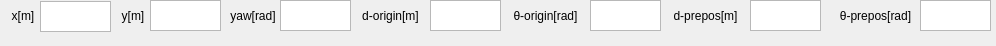
<?xml version="1.0" encoding="UTF-8"?>
<ui version="4.0">
 <class>RvizRuler</class>
 <widget class="QWidget" name="RvizRuler">
  <property name="geometry">
   <rect>
    <x>0</x>
    <y>0</y>
    <width>996</width>
    <height>46</height>
   </rect>
  </property>
  <property name="windowTitle">
   <string>RvizRuler</string>
  </property>
  <widget class="QTextBrowser" name="x">
   <property name="geometry">
    <rect>
     <x>40</x>
     <y>1</y>
     <width>71</width>
     <height>31</height>
    </rect>
   </property>
  </widget>
  <widget class="QLabel" name="label">
   <property name="geometry">
    <rect>
     <x>-10</x>
     <y>0</y>
     <width>66</width>
     <height>31</height>
    </rect>
   </property>
   <property name="text">
    <string>x[m]</string>
   </property>
   <property name="alignment">
    <set>Qt::AlignCenter</set>
   </property>
  </widget>
  <widget class="QLabel" name="label_2">
   <property name="geometry">
    <rect>
     <x>100</x>
     <y>0</y>
     <width>66</width>
     <height>31</height>
    </rect>
   </property>
   <property name="text">
    <string>y[m]</string>
   </property>
   <property name="alignment">
    <set>Qt::AlignCenter</set>
   </property>
  </widget>
  <widget class="QTextBrowser" name="y">
   <property name="geometry">
    <rect>
     <x>150</x>
     <y>0</y>
     <width>71</width>
     <height>31</height>
    </rect>
   </property>
  </widget>
  <widget class="QLabel" name="label_3">
   <property name="geometry">
    <rect>
     <x>220</x>
     <y>0</y>
     <width>66</width>
     <height>31</height>
    </rect>
   </property>
   <property name="text">
    <string>yaw[rad]</string>
   </property>
   <property name="alignment">
    <set>Qt::AlignCenter</set>
   </property>
  </widget>
  <widget class="QTextBrowser" name="yaw">
   <property name="geometry">
    <rect>
     <x>280</x>
     <y>0</y>
     <width>71</width>
     <height>31</height>
    </rect>
   </property>
  </widget>
  <widget class="QTextBrowser" name="dorigin">
   <property name="geometry">
    <rect>
     <x>430</x>
     <y>0</y>
     <width>71</width>
     <height>31</height>
    </rect>
   </property>
  </widget>
  <widget class="QLabel" name="label_4">
   <property name="geometry">
    <rect>
     <x>355</x>
     <y>0</y>
     <width>71</width>
     <height>31</height>
    </rect>
   </property>
   <property name="text">
    <string>d-origin[m]</string>
   </property>
   <property name="alignment">
    <set>Qt::AlignCenter</set>
   </property>
  </widget>
  <widget class="QLabel" name="label_5">
   <property name="geometry">
    <rect>
     <x>665</x>
     <y>0</y>
     <width>81</width>
     <height>31</height>
    </rect>
   </property>
   <property name="text">
    <string>d-prepos[m]</string>
   </property>
   <property name="alignment">
    <set>Qt::AlignCenter</set>
   </property>
  </widget>
  <widget class="QTextBrowser" name="dprepos">
   <property name="geometry">
    <rect>
     <x>750</x>
     <y>0</y>
     <width>71</width>
     <height>31</height>
    </rect>
   </property>
  </widget>
  <widget class="QLabel" name="label_6">
   <property name="geometry">
    <rect>
     <x>500</x>
     <y>0</y>
     <width>91</width>
     <height>31</height>
    </rect>
   </property>
   <property name="text">
    <string>θ-origin[rad]</string>
   </property>
   <property name="alignment">
    <set>Qt::AlignCenter</set>
   </property>
  </widget>
  <widget class="QTextBrowser" name="thetaorigin">
   <property name="geometry">
    <rect>
     <x>590</x>
     <y>0</y>
     <width>71</width>
     <height>31</height>
    </rect>
   </property>
  </widget>
  <widget class="QLabel" name="label_7">
   <property name="geometry">
    <rect>
     <x>830</x>
     <y>0</y>
     <width>91</width>
     <height>31</height>
    </rect>
   </property>
   <property name="text">
    <string>θ-prepos[rad]</string>
   </property>
   <property name="alignment">
    <set>Qt::AlignCenter</set>
   </property>
  </widget>
  <widget class="QTextBrowser" name="thetaprepos">
   <property name="geometry">
    <rect>
     <x>920</x>
     <y>0</y>
     <width>71</width>
     <height>31</height>
    </rect>
   </property>
  </widget>
 </widget>
 <resources/>
 <connections/>
 <slots>
  <signal>getlocalGoalData()</signal>
 </slots>
</ui>
